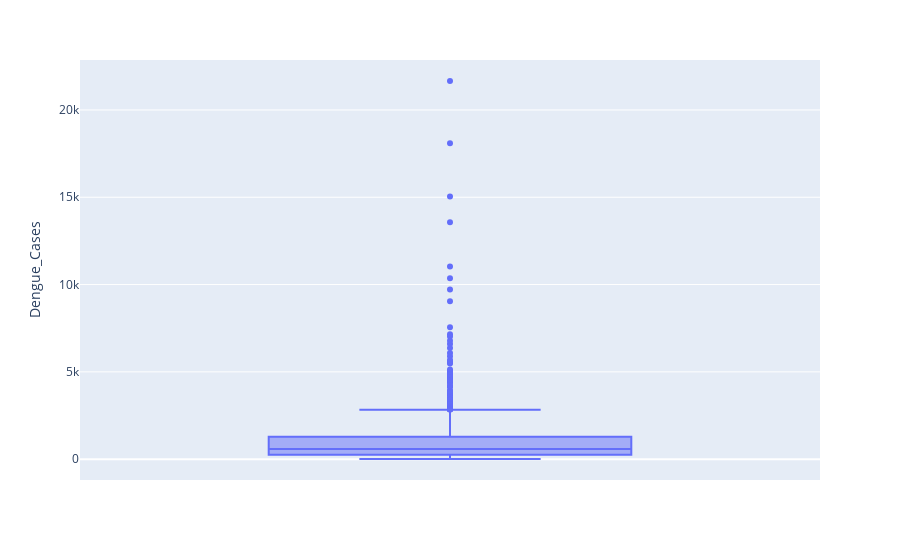

Notebook source saved alongside this figure:
### Markdown cell above
We will also check for **outliers** in both the **Dengue_Cases** and **Dengue_Deaths** columns.

### Code cell
fig = px.box(cases_df, y="Dengue_Cases")
fig.show()

### Figure 1 — Plotly figure (JSON) as saved in the notebook; plotly's stock layout.template omitted (floating-point values rounded to 4 significant figures; data arrays with more than 128 entries replaced by an {"elided": "..."} marker saying what was removed)
{"data": [{"alignmentgroup": "True", "hovertemplate": "Dengue_Cases=%{y}<extra></extra>", "legendgroup": "", "marker": {"color": "#636efa"}, "name": "", "notched": false, "offsetgroup": "", "orientation": "v", "showlegend": false, "type": "box", "x0": " ", "xaxis": "x", "y": {"elided": "1020 int values"}, "y0": " ", "yaxis": "y"}], "layout": {"boxmode": "group", "legend": {"tracegroupgap": 0}, "margin": {"t": 60}, "xaxis": {"anchor": "y", "domain": [0, 1]}, "yaxis": {"anchor": "x", "domain": [0, 1], "title": {"text": "Dengue_Cases"}}}}
